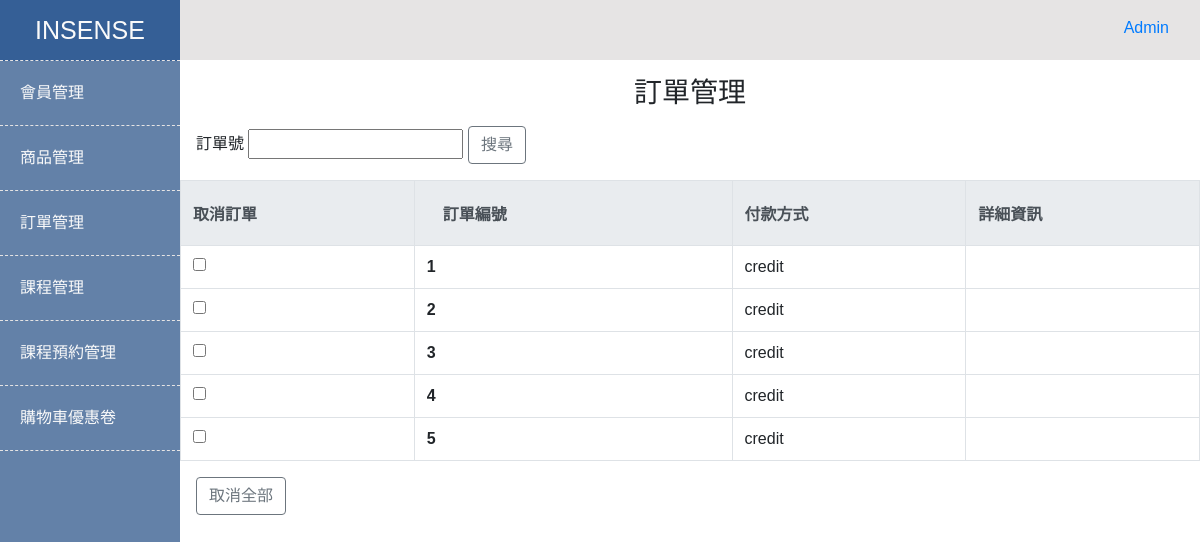
Before: /backStage/checkSearch.php (signed in) with the older database file.
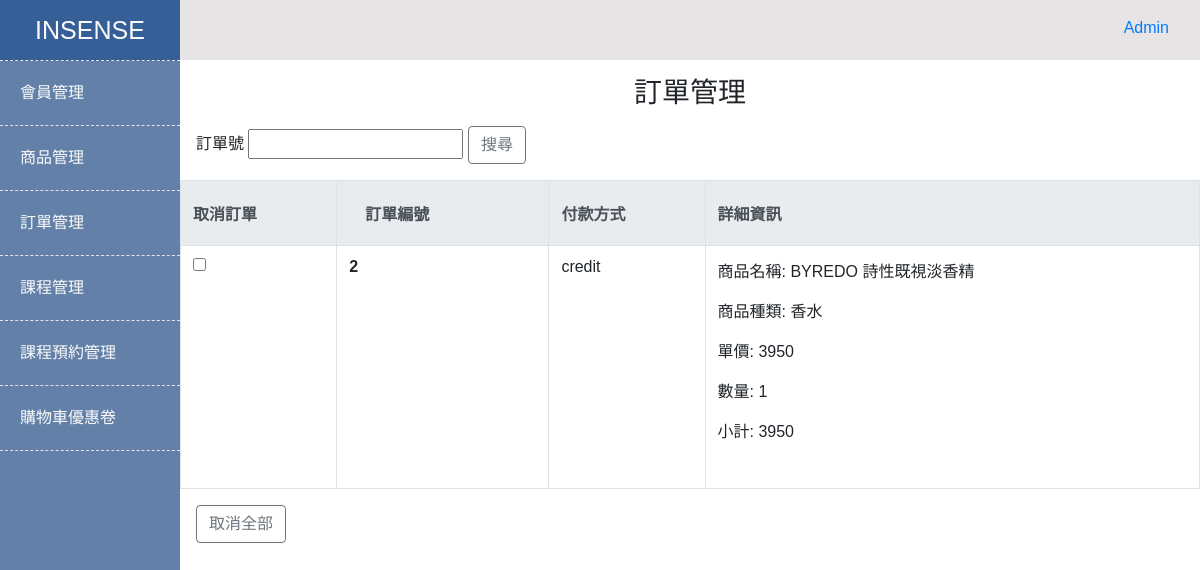
After: the same page with the newer database file.
### tables this page shows
CREATE TABLE `orders` (
  `orderId` int(11) NOT NULL COMMENT '流水號',
  `orderCode` varchar(100) NOT NULL DEFAULT '0' COMMENT '訂單編號',
  `username` varchar(50) DEFAULT NULL COMMENT '使用者帳號',
  `orderPrice` int(100) DEFAULT NULL,
  `orderStatus` varchar(100) DEFAULT NULL COMMENT '訂單狀態',
  `paymentTypeId` int(11) DEFAULT NULL COMMENT '付款方式',
  `couponId` varchar(10) DEFAULT NULL COMMENT '優惠券編號',
  `created_at` datetime NOT NULL DEFAULT CURRENT_TIMESTAMP COMMENT '新增時間',
  `updated_at` datetime NOT NULL DEFAULT CURRENT_TIMESTAMP ON UPDATE CURRENT_TIMESTAMP COMMENT '更新時間'
);

CREATE TABLE `payment_types` (
  `paymentTypeId` int(11) NOT NULL COMMENT '流水號',
  `paymentTypeName` varchar(100) DEFAULT NULL COMMENT '付款方式名稱',
  `paymentTypeImg` varchar(100) DEFAULT NULL COMMENT '付款方式圖片名稱',
  `created_at` datetime NOT NULL DEFAULT CURRENT_TIMESTAMP COMMENT '新增時間',
  `updated_at` datetime NOT NULL DEFAULT CURRENT_TIMESTAMP ON UPDATE CURRENT_TIMESTAMP COMMENT '更新時間'
);

CREATE TABLE `item_lists` (
  `itemListId` int(11) NOT NULL COMMENT '流水號',
  `orderId` int(11) DEFAULT NULL COMMENT '訂單編號',
  `itemId` varchar(100) DEFAULT NULL COMMENT '商品編號',
  `itemSize` int(10) DEFAULT NULL COMMENT '容量',
  `checkPrice` int(11) DEFAULT NULL COMMENT '結帳時單價',
  `checkQty` tinyint(3) DEFAULT NULL COMMENT '結帳時數量',
  `checkSubtotal` int(11) DEFAULT NULL COMMENT '結帳時小計',
  `created_at` datetime NOT NULL DEFAULT CURRENT_TIMESTAMP COMMENT '新增時間',
  `updated_at` datetime NOT NULL DEFAULT CURRENT_TIMESTAMP ON UPDATE CURRENT_TIMESTAMP COMMENT '更新時間'
);

CREATE TABLE `items` (
  `id` int(11) NOT NULL COMMENT '流水號',
  `itemId` varchar(100) DEFAULT NULL COMMENT '商品編號',
  `itemName` varchar(100) DEFAULT NULL COMMENT '商品名稱',
  `itemImg` varchar(100) DEFAULT NULL COMMENT '商品照片路徑',
  `itemSize` varchar(6) DEFAULT NULL COMMENT '商品規格',
  `itemPrice` int(11) DEFAULT NULL COMMENT '商品價格',
  `itemQty` int(5) DEFAULT NULL COMMENT '商品數量',
  `itemCategoryId` int(11) DEFAULT NULL COMMENT '商品種類編號',
  `brandId` varchar(100) DEFAULT NULL COMMENT '品牌編號',
  `fragranceId` varchar(100) DEFAULT NULL COMMENT '香調編號',
  `created_at` datetime NOT NULL DEFAULT CURRENT_TIMESTAMP COMMENT '新增時間',
  `updated_at` datetime NOT NULL DEFAULT CURRENT_TIMESTAMP ON UPDATE CURRENT_TIMESTAMP COMMENT '更新時間'
);

CREATE TABLE `categories` (
  `categoryId` int(11) NOT NULL COMMENT '流水號',
  `categoryName` varchar(100) DEFAULT NULL COMMENT '類別名稱',
  `categoryParentId` int(11) NOT NULL DEFAULT '0' COMMENT '上層編號',
  `created_at` datetime NOT NULL DEFAULT CURRENT_TIMESTAMP COMMENT '新增時間',
  `updated_at` datetime NOT NULL DEFAULT CURRENT_TIMESTAMP ON UPDATE CURRENT_TIMESTAMP COMMENT '更新時間'
);

### backStage/checkSearch.php (the view, shortened to what the changed rows need)
<?php
require_once('../templates/header.php');
require_once('../templates/rightContainer.php');
?>
            <form name="myForm" method="POST" action="./deleteCheck.php">
                <table class="border table table-hover">
                    <thead class="thead-light">
                        <tr>
                        <th scope="col" class="border">
                                <div class="py-2 text-uppercase">取消訂單</div>
                            </th>
                            <th scope="col" class="border">
                                <div class="p-2 px-3 text-uppercase">訂單編號</div>
                            </th>
                            <th scope="col" class="border">
                                <div class="py-2 text-uppercase">付款方式</div>
                            </th>
                            <th scope="col" class="border">
                                <div class="py-2 text-uppercase">詳細資訊</div>
                            </th>
                        </tr>
                    </thead>
                    <tbody>
                        <?php
                            $string=$_POST['checkSearch'];
                            $sqlOrder = "SELECT `orders`.`orderId`,`orders`.`created_at`,`orders`.`updated_at`,`payment_types`.`paymentTypeName`
                            FROM `orders` INNER JOIN `payment_types`
                            ON `orders`.`paymentTypeId` = `payment_types`.`paymentTypeId`
                             WHERE `orderId` LIKE '%{$string}%'
                            ORDER BY `orders`.`orderId`";
                                    $stmtOrder = $pdo->prepare($sqlOrder);
                        $stmtOrder->execute();
                        if ($stmtOrder->rowCount() > 0) {
                            $arrOrders = $stmtOrder->fetchAll(PDO::FETCH_ASSOC);
                            for ($i = 0; $i < count($arrOrders); $i++) {
                        ?>
                                <tr>
                                   <td class="border">
                                     <input type="checkbox" name="chk[]"  class="check" value="<?php echo $arrOrders[$i]["orderId"]; ?>" />
                                   </td>
                                    <th scope="row" class="border"><?php echo $arrOrders[$i]["orderId"] ?>
                                    </th>
                                    <td class="border"><?php echo $arrOrders[$i]["paymentTypeName"] ?>
                                    </td>
                                    <td class="border">
                                        <?php
                                        $sqlItemList = "SELECT `item_lists`.`checkPrice`,`item_lists`.`checkQty`,`item_lists`.`checkSubtotal`,
                                        `items`.`itemName`,`categories`.`categoryName`
                                            FROM `item_lists`
                                            INNER JOIN `items`
                                            ON `item_lists`.`itemId` = `items`.`itemId`
                                            INNER JOIN `categories`
                                            ON `items`.`itemCategoryId` = `categories`.`categoryId`
                                            WHERE `item_lists`.`orderId` = ?
                                            ORDER BY `item_lists`.`itemListId` ASC";
                                        $stmtItemList = $pdo->prepare($sqlItemList);
                                        $arrParamItemList = [
                                            $arrOrders[$i]["orderId"]
                                        ];
                                        $stmtItemList->execute($arrParamItemList);
                                        if ($stmtItemList->rowCount() > 0) {
                                            $arrItemList = $stmtItemList->fetchAll(PDO::FETCH_ASSOC);
                                            for ($j = 0; $j < count($arrItemList); $j++) {
                                        ?>
                                                <p>商品名稱: <?php echo $arrItemList[$j]["itemName"] ?></p>
                                                <p>商品種類: <?php echo $arrItemList[$j]["categoryName"] ?></p>
                                                <p>單價: <?php echo $arrItemList[$j]["checkPrice"] ?></p>
                                                <p>數量: <?php echo $arrItemList[$j]["checkQty"] ?></p>
                                                <p>小計: <?php echo $arrItemList[$j]["checkSubtotal"] ?></p>
                                                <br />
                                        <?php
                                            }
                                        }
                                        ?>
                                    </td>
                                </tr>
                        <?php
                            }
                        }
                        ?>
                    </tbody>
                </table>
        </div>
<?php
require_once('../templates/footer.php');
?>

Changed rows visible on the page:
removed orders: orderId "1", paymentTypeId.paymentTypeName "credit"
removed orders: orderId "3", paymentTypeId.paymentTypeName "credit"
removed orders: orderId "4", paymentTypeId.paymentTypeName "credit"
removed orders: orderId "5", paymentTypeId.paymentTypeName "credit"
changed orders "credit": gains item_lists (items.itemName "BYREDO 詩性既視淡香精", categories.categoryName "香水", checkPrice "3950", checkQty "1", checkSubtotal "3950")
